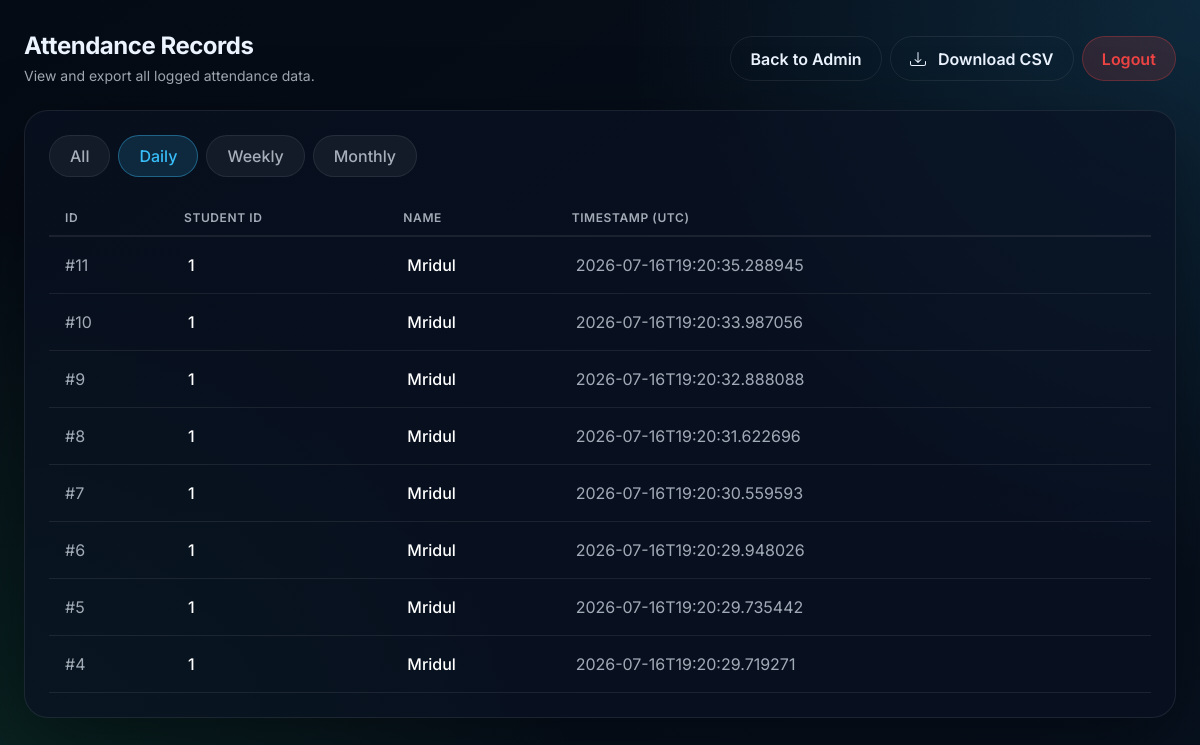
Screenshot of /attendance_record?period=daily (signed in) with the database file from the repository.
### tables this page shows
CREATE TABLE attendance (
                    id INTEGER PRIMARY KEY AUTOINCREMENT,
                    student_id INTEGER,
                    name TEXT,
                    timestamp TEXT
                );

### app.py (the view)
@app.route("/attendance_record", methods=["GET"])
@admin_required
def attendance_record():
    period = request.args.get("period", "all")  # all, daily, weekly, monthly
    conn = sqlite3.connect(DB_PATH)
    c = conn.cursor()
    q = "SELECT id, student_id, name, timestamp FROM attendance"
    params = ()
    if period == "daily":
        today = datetime.date.today().isoformat()
        q += " WHERE date(timestamp) = ?"
        params = (today,)
    elif period == "weekly":
        start = (datetime.date.today() - datetime.timedelta(days=7)).isoformat()
        q += " WHERE date(timestamp) >= ?"
        params = (start,)
    elif period == "monthly":
        start = (datetime.date.today() - datetime.timedelta(days=30)).isoformat()
        q += " WHERE date(timestamp) >= ?"
        params = (start,)
    q += " ORDER BY timestamp DESC LIMIT 5000"
    c.execute(q, params)
    rows = c.fetchall()
    conn.close()
    return render_template("attendance_record.html", records=rows, period=period)

### app.py (called while the page is built, shortened)
def admin_required(view_func):
    @wraps(view_func)
    def wrapped(*args, **kwargs):
        return view_func(*args, **kwargs)
    return wrapped

### templates/attendance_record.html (shortened to what this page needs)
<!doctype html>
<html lang="en">
<head>
  <link href="https://cdn.jsdelivr.net/npm/bootstrap@5.3.1/dist/css/bootstrap.min.css" rel="stylesheet">
  <link rel="stylesheet" href="{{ url_for('static', filename='css/style.css') }}">
</head>
<body>
<div class="page-container main-wrapper fade-in">
  <div class="d-flex flex-wrap justify-content-between align-items-center mb-4 gap-3">
    <div>
      <h4 class="mb-1">Attendance Records</h4>
      <p class="text-muted small mb-0">View and export all logged attendance data.</p>
    </div>
    <div class="d-flex gap-2">
      <a class="btn btn-outline-secondary" href="/admin">Back to Admin</a>
      <a class="btn btn-outline-light" href="/download_csv">
        Download CSV
      </a>
      <a class="btn btn-danger" href="/admin/logout">Logout</a>
    </div>
  </div>
  <div class="glass-panel p-4">
    <div class="d-flex flex-wrap gap-2 mb-4">
      <a href="/attendance_record?period=all" class="filter-btn active">All</a>
      <a href="/attendance_record?period=daily" class="filter-btn">Daily</a>
      <a href="/attendance_record?period=weekly" class="filter-btn">Weekly</a>
      <a href="/attendance_record?period=monthly" class="filter-btn">Monthly</a>
    </div>
    <div class="table-responsive">
      <table class="table table-dark table-hover mb-0">
        <thead>
          <tr>
            <th class="ps-3">ID</th>
            <th>Student ID</th>
            <th>Name</th>
            <th>Timestamp (UTC)</th>
          </tr>
        </thead>
        <tbody>
        {% for r in records %}
          <tr>
            <td class="ps-3 text-muted">#{{ r[0] }}</td>
            <td class="fw-medium text-white">{{ r[1] }}</td>
            <td class="fw-medium text-white">{{ r[2] }}</td>
            <td class="text-muted">{{ r[3] }}</td>
          </tr>
        {% endfor %}
        </tbody>
      </table>
    </div>
  </div>
</div>
</body>
</html>

### static/css/style.css (style rules this page uses)
:root { --bg-deep: #050b14; --bg-main: #07111f; --panel-bg: rgba(10, 18, 34, 0.65); --panel-bg-hover: rgba(15, 25, 45, 0.75); --panel-border: rgba(255, 255, 255, 0.08); --panel-border-hover: rgba(255, 255, 255, 0.15); --accent-blue: #38bdf8; --accent-blue-hover: #1ea5eb; --accent-green: #22c55e; --accent-green-hover: #16a34a; --accent-red: #ef4444; --grad-primary: linear-gradient(135deg, var(--accent-blue), var(--accent-green)); --grad-hover: linear-gradient(135deg, var(--accent-blue-hover), var(--accent-green-hover)); --text-main: #ecf4ff; --text-muted: rgba(236, 244, 255, 0.68); --glow-blue: 0 0 20px rgba(56, 189, 248, 0.3); --glow-green: 0 0 20px rgba(34, 197, 94, 0.3); --shadow-lg: 0 24px 80px rgba(0, 0, 0, 0.4); }
html, body { height: 100%; margin: 0; padding: 0; }
body { font-family: 'Inter', sans-serif; background: radial-gradient(circle at top right, rgba(56, 189, 248, 0.15), transparent 40%), radial-gradient(circle at bottom left, rgba(34, 197, 94, 0.12), transparent 40%), linear-gradient(145deg, var(--bg-deep), var(--bg-main)); background-attachment: fixed; color: var(--text-main); -webkit-font-smoothing: antialiased; -moz-osx-font-smoothing: grayscale; }
h1, h2, h3, h4, h5, h6 { font-weight: 700; letter-spacing: -0.02em; color: var(--text-main); }
.text-muted { color: var(--text-muted) !important; }
.glass-panel { background: var(--panel-bg); border: 1px solid var(--panel-border); backdrop-filter: blur(16px); -webkit-backdrop-filter: blur(16px); border-radius: 24px; box-shadow: var(--shadow-lg); transition: transform 0.3s cubic-bezier(0.4, 0, 0.2, 1), box-shadow 0.3s ease, border-color 0.3s ease; }
.btn { font-weight: 600; border-radius: 999px; padding: 0.6rem 1.2rem; transition: all 0.3s ease; display: inline-flex; align-items: center; justify-content: center; gap: 0.5rem; }
.btn-danger { background: rgba(239, 68, 68, 0.15); border: 1px solid rgba(239, 68, 68, 0.3); color: var(--accent-red); }
.btn-outline-light, .btn-outline-secondary { background: transparent; border: 1px solid var(--panel-border); color: var(--text-main); }
.table-dark { --bs-table-bg: transparent; --bs-table-color: var(--text-main); --bs-table-border-color: var(--panel-border); --bs-table-hover-bg: rgba(255, 255, 255, 0.03); }
.table { vertical-align: middle; }
.table th { text-transform: uppercase; font-size: 0.75rem; letter-spacing: 0.05em; color: var(--text-muted); font-weight: 600; border-bottom: 2px solid var(--panel-border); }
.table td { border-bottom: 1px solid var(--panel-border); padding: 1rem 0.75rem; }
.fade-in { animation: fadeIn 0.6s cubic-bezier(0.4, 0, 0.2, 1) forwards; }
.page-container { width: min(1200px, 100%); margin: 0 auto; padding: 2rem 1.5rem; }
.main-wrapper { min-height: 100vh; display: flex; flex-direction: column; }

### templates/attendance_record.html (style rules this page uses)
.filter-btn { background: rgba(255, 255, 255, 0.05); border: 1px solid var(--panel-border); color: var(--text-muted); border-radius: 999px; padding: 0.5rem 1.25rem; font-weight: 500; transition: all 0.2s ease; text-decoration: none; }
.filter-btn:hover, .filter-btn.active { background: rgba(56, 189, 248, 0.15); color: var(--accent-blue); border-color: rgba(56, 189, 248, 0.4); }

### rows the page displays
attendance: id "11", student "1", name "Mridul", timestamp "2026-07-16T19:20:35.288945"
attendance: id "10", student "1", name "Mridul", timestamp "2026-07-16T19:20:33.987056"
attendance: id "9", student "1", name "Mridul", timestamp "2026-07-16T19:20:32.888088"
attendance: id "8", student "1", name "Mridul", timestamp "2026-07-16T19:20:31.622696"
attendance: id "7", student "1", name "Mridul", timestamp "2026-07-16T19:20:30.559593"
attendance: id "6", student "1", name "Mridul", timestamp "2026-07-16T19:20:29.948026"
attendance: id "5", student "1", name "Mridul", timestamp "2026-07-16T19:20:29.735442"
attendance: id "4", student "1", name "Mridul", timestamp "2026-07-16T19:20:29.719271"
